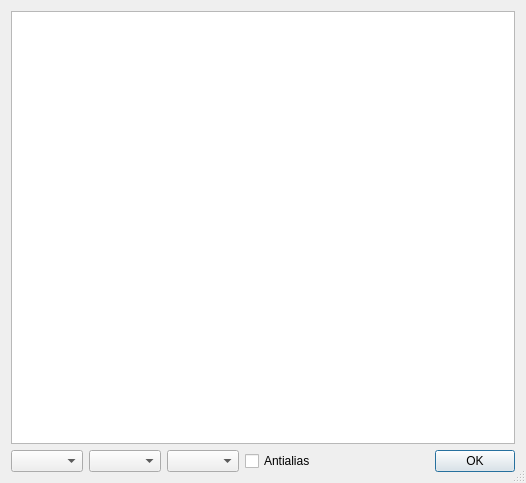
<?xml version="1.0" encoding="UTF-8"?>
<ui version="4.0">
 <class>ScatterPlotDialog</class>
 <widget class="QDialog" name="ScatterPlotDialog">
  <property name="geometry">
   <rect>
    <x>0</x>
    <y>0</y>
    <width>526</width>
    <height>483</height>
   </rect>
  </property>
  <property name="windowTitle">
   <string>Scatter Plot</string>
  </property>
  <property name="sizeGripEnabled">
   <bool>true</bool>
  </property>
  <layout class="QVBoxLayout" name="verticalLayout">
   <item>
    <widget class="QChartView" name="chartView"/>
   </item>
   <item>
    <layout class="QHBoxLayout" name="horizontalLayout">
     <item>
      <widget class="QComboBox" name="themeComboBox"/>
     </item>
     <item>
      <widget class="QComboBox" name="animatedComboBox"/>
     </item>
     <item>
      <widget class="QComboBox" name="legendComboBox"/>
     </item>
     <item>
      <widget class="QCheckBox" name="antialiasCheckBox">
       <property name="text">
        <string>Antialias</string>
       </property>
      </widget>
     </item>
     <item>
      <spacer name="horizontalSpacer">
       <property name="orientation">
        <enum>Qt::Horizontal</enum>
       </property>
       <property name="sizeHint" stdset="0">
        <size>
         <width>248</width>
         <height>20</height>
        </size>
       </property>
      </spacer>
     </item>
     <item>
      <widget class="QPushButton" name="pushButtonOK">
       <property name="text">
        <string>OK</string>
       </property>
      </widget>
     </item>
    </layout>
   </item>
  </layout>
 </widget>
 <customwidgets>
  <customwidget>
   <class>QChartView</class>
   <extends>QGraphicsView</extends>
   <header location="global">QtCharts</header>
  </customwidget>
 </customwidgets>
 <resources/>
 <connections>
  <connection>
   <sender>pushButtonOK</sender>
   <signal>clicked()</signal>
   <receiver>ScatterPlotDialog</receiver>
   <slot>accept()</slot>
   <hints>
    <hint type="sourcelabel">
     <x>477</x>
     <y>441</y>
    </hint>
    <hint type="destinationlabel">
     <x>281</x>
     <y>241</y>
    </hint>
   </hints>
  </connection>
 </connections>
</ui>
